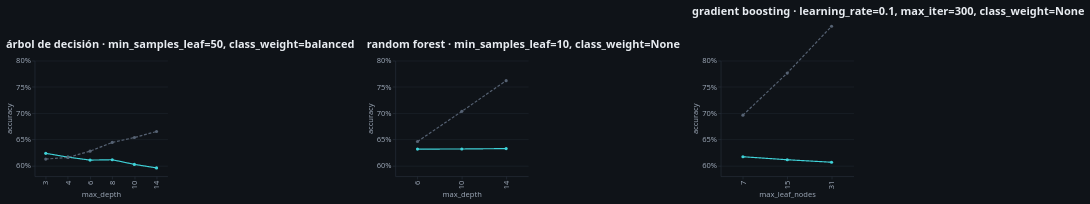

Notebook source saved alongside this figure:
### Markdown cell above
### 7.3 Por qué los árboles no ganan: más capacidad, más memoria

Para cada familia de árboles graficamos la accuracy en validación y en entrenamiento a medida que le damos más capacidad (más profundidad o hojas más chicas). Si el problema tuviera interacciones fuertes entre columnas, la validación subiría con la capacidad. Si no, solo sube el entrenamiento: el modelo memoriza series que no se repiten.

### Code cell
def curva(nombre, eje, fijo):
    t = grillas_completas[nombre].copy()
    for k, v in fijo.items():
        t = t[t[k].astype(str) == str(v)]
    t = t.melt(id_vars=[eje], value_vars=['mean_test_accuracy', 'mean_train_accuracy'], var_name='conjunto',
               value_name='accuracy')
    t['conjunto'] = t.conjunto.map({'mean_test_accuracy': 'validación', 'mean_train_accuracy': 'entrenamiento'})
    t[eje] = t[eje].astype(int)
    titulo = f"{nombre} · {', '.join(f'{k}={v}' for k, v in fijo.items())}"
    return alt.Chart(t, title=titulo).mark_line(point=True).encode(
        x=alt.X(f'{eje}:O', sort='ascending', title=eje), y=alt.Y('accuracy:Q', scale=alt.Scale(domain=[0.58, 0.80]),
                                                           axis=alt.Axis(format='.0%')),
        color=alt.Color('conjunto:N', scale=alt.Scale(domain=['validación', 'entrenamiento'],
                                                       range=[graf.ACENTO, graf.SUAVE]), title=None),
        strokeDash=alt.StrokeDash('conjunto:N', legend=None, scale=alt.Scale(domain=['validación', 'entrenamiento'],
                                                                            range=[[1, 0], [5, 3]]))
    ).properties(width=230, height=200)

alt.hconcat(curva('árbol de decisión', 'max_depth', {'min_samples_leaf': 50, 'class_weight': 'balanced'}),
            curva('random forest', 'max_depth', {'min_samples_leaf': 10, 'class_weight': 'None'}),
            curva('gradient boosting', 'max_leaf_nodes', {'learning_rate': 0.1, 'max_iter': 300, 'class_weight': 'None'}))

### Figure 1 — Vega-Lite specification as saved in the notebook (floating-point values rounded to 4 significant figures)
{"config": {"background": "#0f1318", "font": "Barlow, \"Segoe UI\", Helvetica, Arial, sans-serif", "padding": 10, "view": {"continuousWidth": 300, "continuousHeight": 300, "stroke": null}, "axis": {"domainColor": "#2b3440", "gridColor": "#1f262f", "labelColor": "#9aa5b4", "labelFont": "Barlow, \"Segoe UI\", Helvetica, Arial, sans-serif", "labelFontSize": 13, "tickColor": "#2b3440", "titleColor": "#9aa5b4", "titleFont": "Barlow, \"Segoe UI\", Helvetica, Arial, sans-serif", "titleFontSize": 13, "titleFontWeight": "normal"}, "legend": {"labelColor": "#e8ecf1", "labelFontSize": 13, "titleColor": "#9aa5b4", "titleFontSize": 13, "titleFontWeight": "normal"}, "header": {"labelColor": "#e8ecf1", "labelFontSize": 13, "titleColor": "#9aa5b4", "titleFontSize": 13}, "text": {"color": "#e8ecf1", "font": "Barlow, \"Segoe UI\", Helvetica, Arial, sans-serif"}, "title": {"anchor": "start", "fontSize": 19, "font": "Rajdhani, \"Arial Narrow\", \"Segoe UI\", sans-serif", "fontWeight": 700, "color": "#e8ecf1", "subtitleColor": "#9aa5b4", "subtitleFontSize": 13, "subtitleFont": "Barlow, \"Segoe UI\", Helvetica, Arial, sans-serif", "offset": 12}}, "hconcat": [{"data": {"name": "data-46b922d5e0c6dc9efeb585e546926e56"}, "mark": {"type": "line", "point": true}, "encoding": {"color": {"field": "conjunto", "scale": {"domain": ["validación", "entrenamiento"], "range": ["#3fd2d8", "#566273"]}, "title": null, "type": "nominal"}, "strokeDash": {"field": "conjunto", "legend": null, "scale": {"domain": ["validación", "entrenamiento"], "range": [[1, 0], [5, 3]]}, "type": "nominal"}, "x": {"field": "max_depth", "sort": "ascending", "title": "max_depth", "type": "ordinal"}, "y": {"axis": {"format": ".0%"}, "field": "accuracy", "scale": {"domain": [0.58, 0.8]}, "type": "quantitative"}}, "height": 200, "title": "árbol de decisión · min_samples_leaf=50, class_weight=balanced", "width": 230}, {"data": {"name": "data-5e42a1f50c9378b49264515e2d8b2f17"}, "mark": {"type": "line", "point": true}, "encoding": {"color": {"field": "conjunto", "scale": {"domain": ["validación", "entrenamiento"], "range": ["#3fd2d8", "#566273"]}, "title": null, "type": "nominal"}, "strokeDash": {"field": "conjunto", "legend": null, "scale": {"domain": ["validación", "entrenamiento"], "range": [[1, 0], [5, 3]]}, "type": "nominal"}, "x": {"field": "max_depth", "sort": "ascending", "title": "max_depth", "type": "ordinal"}, "y": {"axis": {"format": ".0%"}, "field": "accuracy", "scale": {"domain": [0.58, 0.8]}, "type": "quantitative"}}, "height": 200, "title": "random forest · min_samples_leaf=10, class_weight=None", "width": 230}, {"data": {"name": "data-9012cd359470ce8523091606b62fddd8"}, "mark": {"type": "line", "point": true}, "encoding": {"color": {"field": "conjunto", "scale": {"domain": ["validación", "entrenamiento"], "range": ["#3fd2d8", "#566273"]}, "title": null, "type": "nominal"}, "strokeDash": {"field": "conjunto", "legend": null, "scale": {"domain": ["validación", "entrenamiento"], "range": [[1, 0], [5, 3]]}, "type": "nominal"}, "x": {"field": "max_leaf_nodes", "sort": "ascending", "title": "max_leaf_nodes", "type": "ordinal"}, "y": {"axis": {"format": ".0%"}, "field": "accuracy", "scale": {"domain": [0.58, 0.8]}, "type": "quantitative"}}, "height": 200, "title": "gradient boosting · learning_rate=0.1, max_iter=300, class_weight=None", "width": 230}], "$schema": "https://vega.github.io/schema/vega-lite/v5.20.1.json", "datasets": {"data-46b922d5e0c6dc9efeb585e546926e56": [{"max_depth": 3, "conjunto": "validación", "accuracy": 0.6237}, {"max_depth": 4, "conjunto": "validación", "accuracy": 0.6164}, {"max_depth": 8, "conjunto": "validación", "accuracy": 0.6115}, {"max_depth": 6, "conjunto": "validación", "accuracy": 0.6108}, {"max_depth": 10, "conjunto": "validación", "accuracy": 0.6027}, {"max_depth": 14, "conjunto": "validación", "accuracy": 0.5959}, {"max_depth": 3, "conjunto": "entrenamiento", "accuracy": 0.6128}, {"max_depth": 4, "conjunto": "entrenamiento", "accuracy": 0.6159}, {"max_depth": 8, "conjunto": "entrenamiento", "accuracy": 0.6444}, {"max_depth": 6, "conjunto": "entrenamiento", "accuracy": 0.6278}, {"max_depth": 10, "conjunto": "entrenamiento", "accuracy": 0.6537}, {"max_depth": 14, "conjunto": "entrenamiento", "accuracy": 0.6653}], "data-5e42a1f50c9378b49264515e2d8b2f17": [{"max_depth": 14, "conjunto": "validación", "accuracy": 0.6327}, {"max_depth": 10, "conjunto": "validación", "accuracy": 0.632}, {"max_depth": 6, "conjunto": "validación", "accuracy": 0.6317}, {"max_depth": 14, "conjunto": "entrenamiento", "accuracy": 0.762}, {"max_depth": 10, "conjunto": "entrenamiento", "accuracy": 0.7036}, {"max_depth": 6, "conjunto": "entrenamiento", "accuracy": 0.6462}], "data-9012cd359470ce8523091606b62fddd8": [{"max_leaf_nodes": 7, "conjunto": "validación", "accuracy": 0.6172}, {"max_leaf_nodes": 15, "conjunto": "validación", "accuracy": 0.6115}, {"max_leaf_nodes": 31, "conjunto": "validación", "accuracy": 0.6067}, {"max_leaf_nodes": 7, "conjunto": "entrenamiento", "accuracy": 0.6964}, {"max_leaf_nodes": 15, "conjunto": "entrenamiento", "accuracy": 0.7764}, {"max_leaf_nodes": 31, "conjunto": "entrenamiento", "accuracy": 0.8655}]}}
